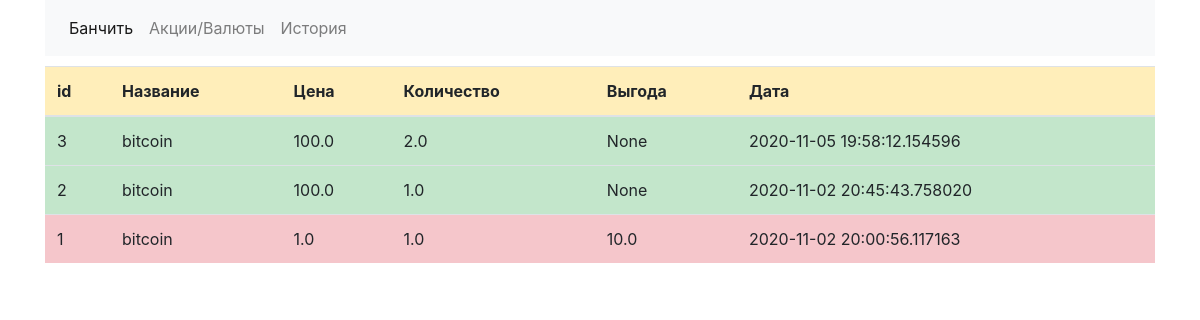
Before: /history with the older database file.
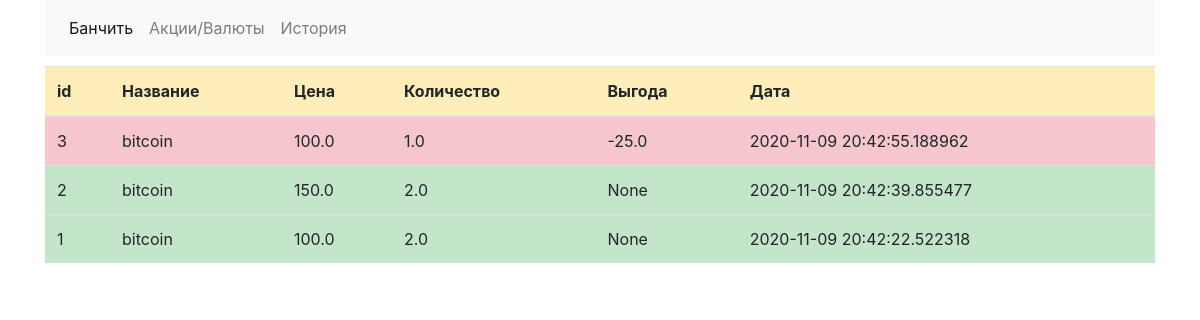
After: the same page with the newer database file.
### portf/models.py (models this page shows, shortened)
class History(db.Model):
    id = db.Column(db.Integer, primary_key=True)
    active_name = db.Column(db.String(20), db.ForeignKey(Actives.name), nullable=False)
    count = db.Column(db.Float, nullable=False)
    price = db.Column(db.Float, nullable=False)
    profit = db.Column(db.Float)
    date = db.Column(db.DateTime, nullable=False)

### portf/routes.py (the view)
@app.route('/history', methods=['GET', 'POST'])
def history():
    history = History.query.order_by(History.date.desc()).all()
    return render_template('history.html', history=history)

### portf/templates/history.html (shortened to what this page needs)
{% extends 'base.html' %}
{% block body %}
    <div class="table-responsive table_actives ">
        <table class="table table-hover">
          <thead>
            <tr class="table-warning">
              <th scope="col">id</th>
              <th scope="col">Название</th>
              <th scope="col">Цена</th>
              <th scope="col">Количество</th>
              <th scope="col">Выгода</th>
              <th scope="col">Дата</th>
            </tr>
          </thead>
          <tbody>
            {% for trans in history %}
                {% if trans.profit == None %}
                    <tr class="table-success">
                {% else %}
                    <tr class="table-danger">
                {% endif %}
                  <td>{{ trans.id }}</td>
                  <td>{{ trans.active_name }}</td>
                  <td>{{ trans.price }}</td>
                  <td>{{ trans.count }}</td>
                  <td>{{ trans.profit }}</td>
                  <td>{{ trans.date }}</td>
                </tr>
            {% endfor %}
          </tbody>
        </table>
    </div>
{% endblock %}

### portf/templates/base.html (shortened to what this page needs)
<!DOCTYPE html>
<html lang="en">
<head>
    <link rel="stylesheet" href="https://maxcdn.bootstrapcdn.com/bootstrap/4.0.0/css/bootstrap.min.css">
    <link rel="stylesheet" href="{{ url_for('static', filename='style_index.css') }}">
</head>
<body>
    <div class="container main-container">
        <nav class="navbar navbar-expand navbar-light bg-light nav-container">
            <ul class="navbar-nav">
              <li class="nav-item active">
                <a class="nav-link" href="/">Банчить</a>
              </li>
              <li class="nav-item">
                <a class="nav-link" href="/actives">Акции/Валюты</a>
          </li>
              <li class="nav-item">
                <a class="nav-link" href="/history">История</a>
              </li>
            </ul>
        </nav>
        {% block body %}{% endblock %}
    </div>
</body>
</html>
</html>

### portf/static/style_index.css (style rules this page uses)
.nav-container { margin-bottom: 10px; }

Changed rows visible on the page:
changed History id 3: count "2.0" → "1.0"; profit "None" → "-25.0"; date "2020-11-05 19:58:12.154596" → "2020-11-09 20:42:55.188962"
changed History id 2: price "100.0" → "150.0"; count "1.0" → "2.0"; date "2020-11-02 20:45:43.758020" → "2020-11-09 20:42:39.855477"
changed History id 1: price "1.0" → "100.0"; count "1.0" → "2.0"; profit "10.0" → "None"; date "2020-11-02 20:00:56.117163" → "2020-11-09 20:42:22.522318"
